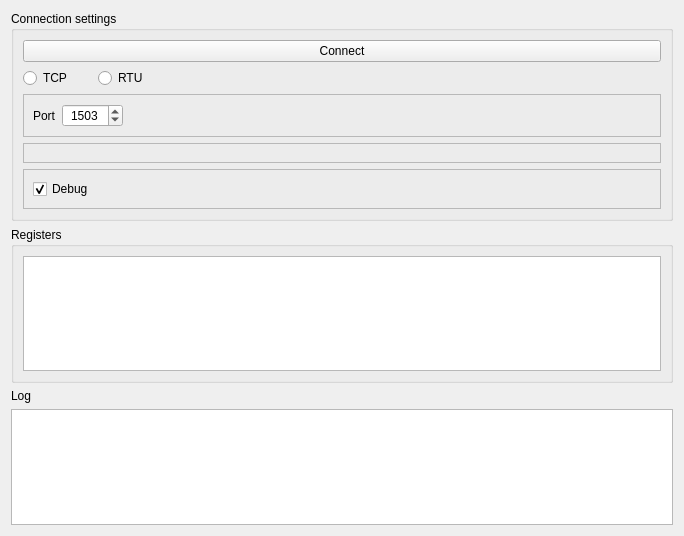
<?xml version="1.0" encoding="UTF-8"?>
<ui version="4.0">
 <class>ServerForm</class>
 <widget class="QWidget" name="ServerForm">
  <property name="geometry">
   <rect>
    <x>0</x>
    <y>0</y>
    <width>684</width>
    <height>536</height>
   </rect>
  </property>
  <property name="windowTitle">
   <string>Form</string>
  </property>
  <layout class="QVBoxLayout" name="verticalLayout">
   <item>
    <widget class="QGroupBox" name="groupBox">
     <property name="title">
      <string>Connection settings</string>
     </property>
     <layout class="QVBoxLayout" name="verticalLayout_5">
      <item>
       <widget class="pushbutton_play_stop" name="pushButton_Connect">
        <property name="sizePolicy">
         <sizepolicy hsizetype="Expanding" vsizetype="Fixed">
          <horstretch>0</horstretch>
          <verstretch>0</verstretch>
         </sizepolicy>
        </property>
        <property name="minimumSize">
         <size>
          <width>0</width>
          <height>0</height>
         </size>
        </property>
        <property name="maximumSize">
         <size>
          <width>16777215</width>
          <height>16777215</height>
         </size>
        </property>
        <property name="text">
         <string>Connect</string>
        </property>
       </widget>
      </item>
      <item>
       <layout class="QHBoxLayout" name="horizontalLayout_3">
        <item>
         <widget class="QRadioButton" name="radioButton_TCP">
          <property name="text">
           <string>TCP</string>
          </property>
         </widget>
        </item>
        <item>
         <spacer name="horizontalSpacer_4">
          <property name="orientation">
           <enum>Qt::Horizontal</enum>
          </property>
          <property name="sizeType">
           <enum>QSizePolicy::Fixed</enum>
          </property>
          <property name="sizeHint" stdset="0">
           <size>
            <width>20</width>
            <height>20</height>
           </size>
          </property>
         </spacer>
        </item>
        <item>
         <widget class="QRadioButton" name="radioButton_RTU">
          <property name="enabled">
           <bool>true</bool>
          </property>
          <property name="text">
           <string>RTU</string>
          </property>
          <property name="checkable">
           <bool>true</bool>
          </property>
         </widget>
        </item>
        <item>
         <spacer name="horizontalSpacer_9">
          <property name="orientation">
           <enum>Qt::Horizontal</enum>
          </property>
          <property name="sizeHint" stdset="0">
           <size>
            <width>40</width>
            <height>20</height>
           </size>
          </property>
         </spacer>
        </item>
       </layout>
      </item>
      <item>
       <widget class="QFrame" name="frame_TCP">
        <property name="frameShape">
         <enum>QFrame::StyledPanel</enum>
        </property>
        <property name="frameShadow">
         <enum>QFrame::Raised</enum>
        </property>
        <layout class="QVBoxLayout" name="verticalLayout_2">
         <item>
          <layout class="QHBoxLayout" name="layout_TCP">
           <item>
            <widget class="QLabel" name="label_2">
             <property name="text">
              <string>Port</string>
             </property>
            </widget>
           </item>
           <item>
            <widget class="QSpinBox" name="spinBox_TCPPort">
             <property name="alignment">
              <set>Qt::AlignCenter</set>
             </property>
             <property name="minimum">
              <number>1</number>
             </property>
             <property name="maximum">
              <number>65535</number>
             </property>
             <property name="value">
              <number>1503</number>
             </property>
            </widget>
           </item>
           <item>
            <spacer name="horizontalSpacer">
             <property name="orientation">
              <enum>Qt::Horizontal</enum>
             </property>
             <property name="sizeHint" stdset="0">
              <size>
               <width>40</width>
               <height>20</height>
              </size>
             </property>
            </spacer>
           </item>
          </layout>
         </item>
        </layout>
       </widget>
      </item>
      <item>
       <widget class="QFrame" name="frame_RTU">
        <property name="frameShape">
         <enum>QFrame::StyledPanel</enum>
        </property>
        <property name="frameShadow">
         <enum>QFrame::Raised</enum>
        </property>
        <layout class="QVBoxLayout" name="verticalLayout_3"/>
       </widget>
      </item>
      <item>
       <widget class="QFrame" name="frame_ConnectionCommon">
        <property name="frameShape">
         <enum>QFrame::StyledPanel</enum>
        </property>
        <property name="frameShadow">
         <enum>QFrame::Raised</enum>
        </property>
        <layout class="QVBoxLayout" name="verticalLayout_4">
         <item>
          <layout class="QHBoxLayout" name="horizontalLayout_2">
           <item>
            <widget class="QCheckBox" name="checkBox_Debug">
             <property name="text">
              <string>Debug</string>
             </property>
             <property name="checked">
              <bool>true</bool>
             </property>
            </widget>
           </item>
           <item>
            <spacer name="horizontalSpacer_8">
             <property name="orientation">
              <enum>Qt::Horizontal</enum>
             </property>
             <property name="sizeHint" stdset="0">
              <size>
               <width>40</width>
               <height>20</height>
              </size>
             </property>
            </spacer>
           </item>
          </layout>
         </item>
        </layout>
       </widget>
      </item>
     </layout>
    </widget>
   </item>
   <item>
    <widget class="QGroupBox" name="groupBox_2">
     <property name="title">
      <string>Registers</string>
     </property>
     <layout class="QVBoxLayout" name="verticalLayout_6">
      <item>
       <widget class="QTableView" name="tableView_Registers">
        <property name="font">
         <font>
          <pointsize>8</pointsize>
         </font>
        </property>
       </widget>
      </item>
     </layout>
    </widget>
   </item>
   <item>
    <widget class="QLabel" name="label">
     <property name="text">
      <string>Log</string>
     </property>
    </widget>
   </item>
   <item>
    <widget class="log_widget" name="listWidget"/>
   </item>
   <item>
    <spacer name="verticalSpacer">
     <property name="orientation">
      <enum>Qt::Vertical</enum>
     </property>
     <property name="sizeHint" stdset="0">
      <size>
       <width>20</width>
       <height>40</height>
      </size>
     </property>
    </spacer>
   </item>
  </layout>
 </widget>
 <customwidgets>
  <customwidget>
   <class>log_widget</class>
   <extends>QListWidget</extends>
   <header>log_widget.h</header>
  </customwidget>
  <customwidget>
   <class>pushbutton_play_stop</class>
   <extends>QPushButton</extends>
   <header>pushbutton_play_stop.h</header>
  </customwidget>
 </customwidgets>
 <resources/>
 <connections/>
</ui>
